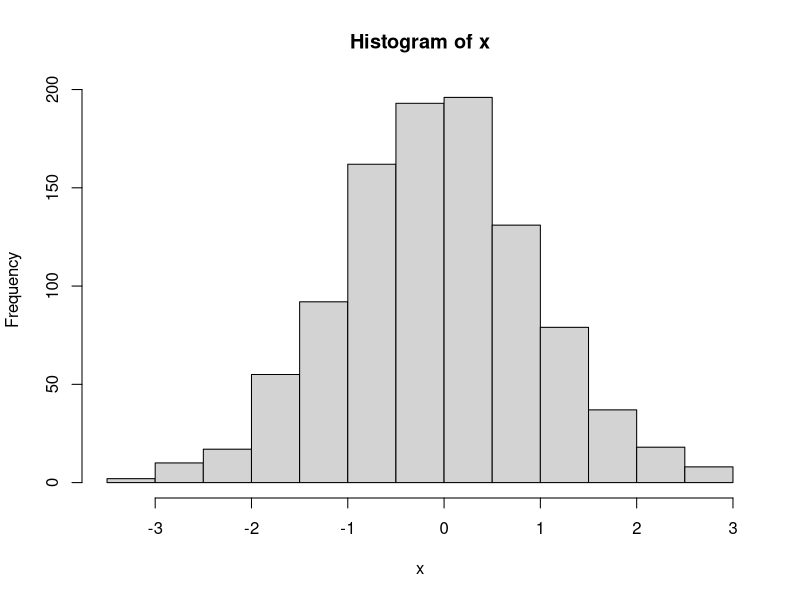
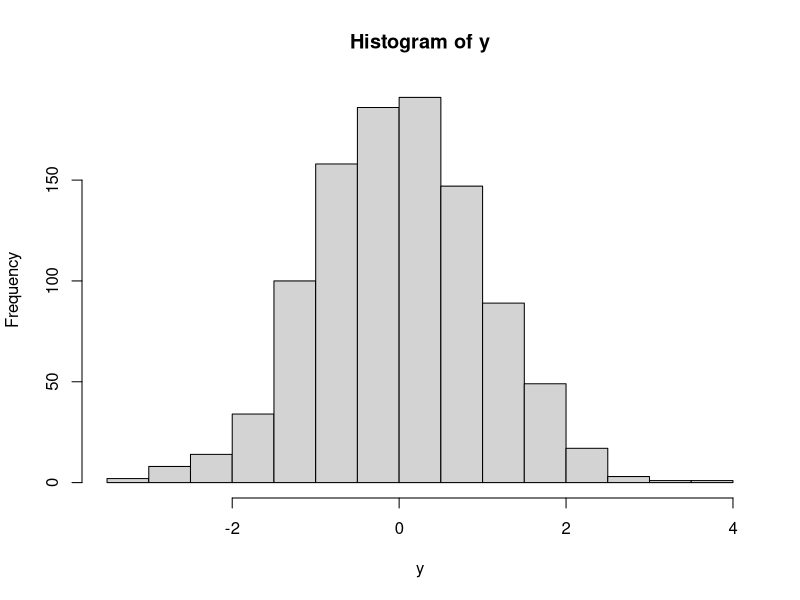
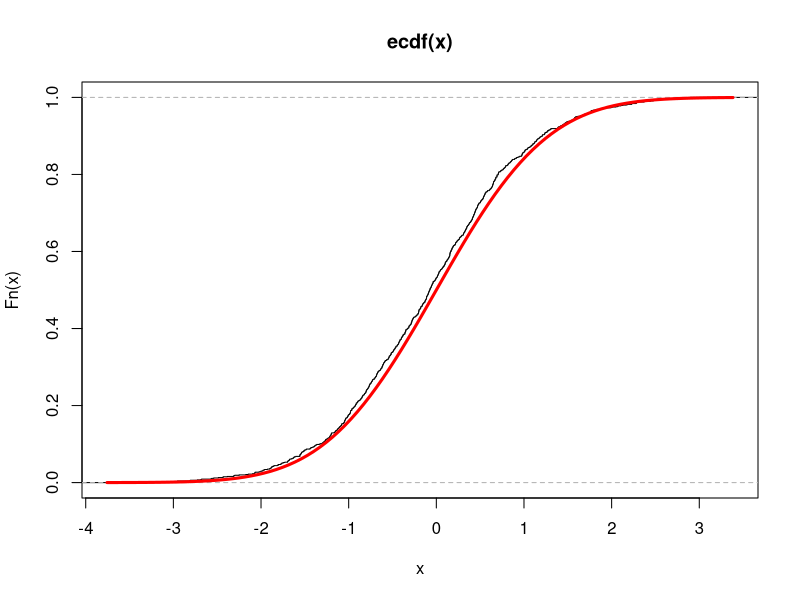
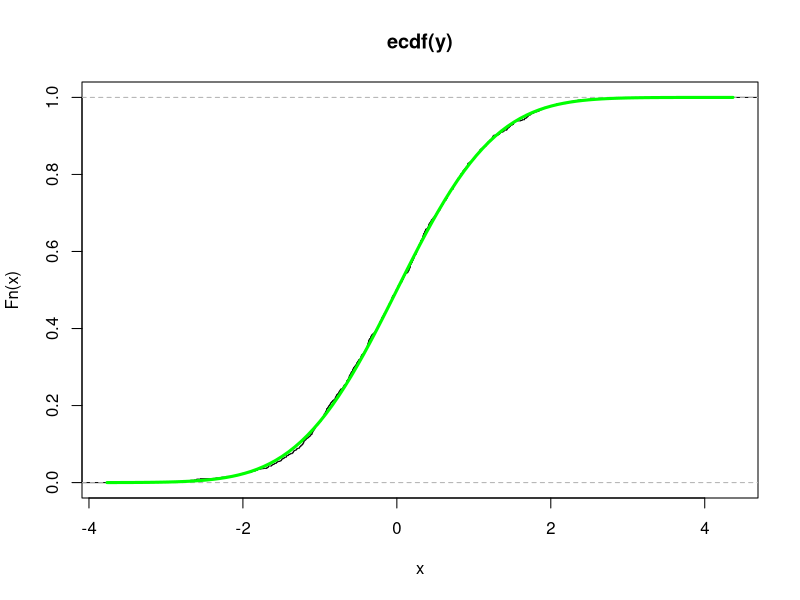
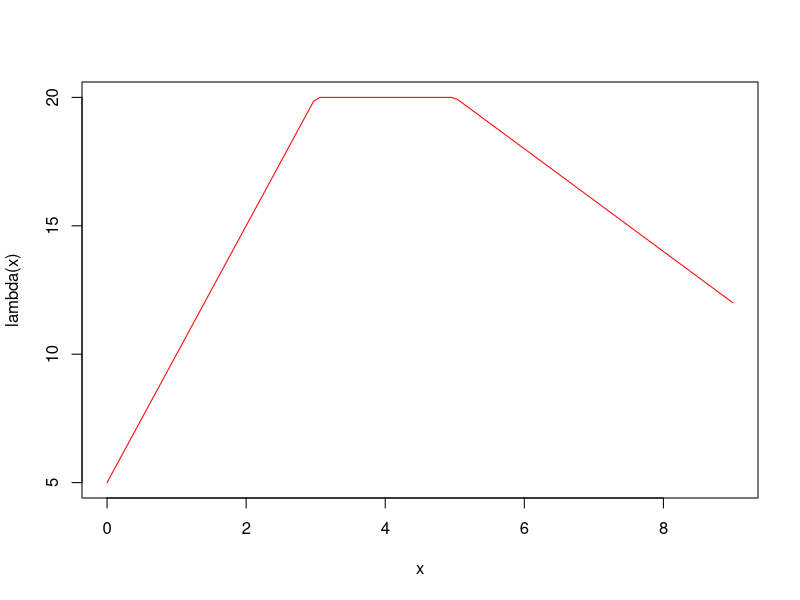
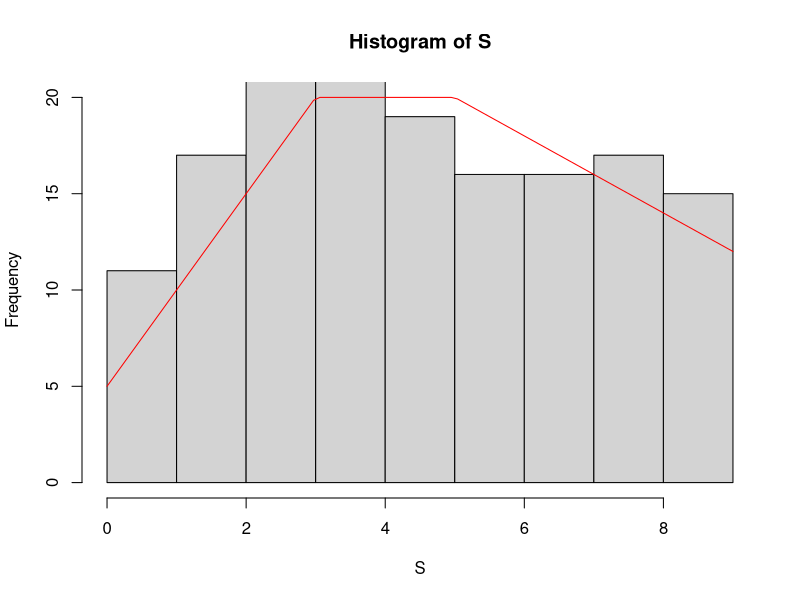
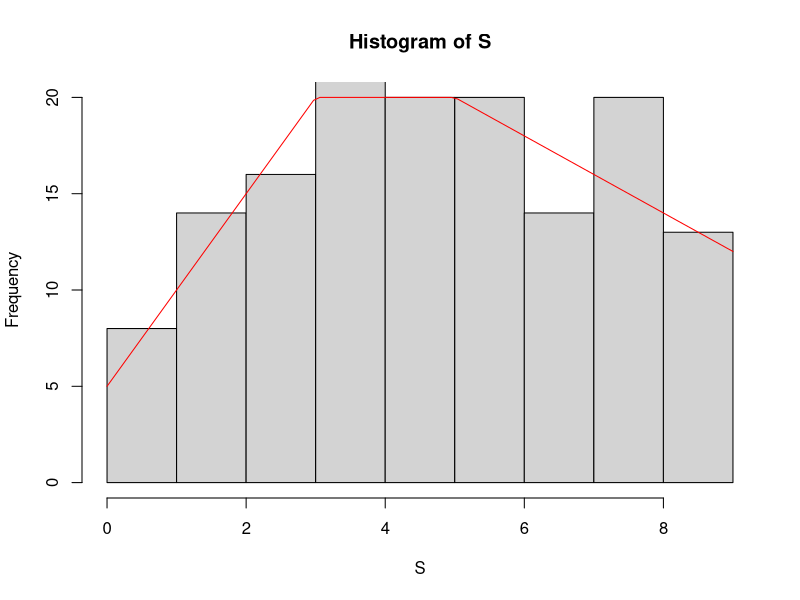

Write the R code that produced these figures, in order.
## ---- chunk 1
v1=numeric();v2=numeric();s=numeric();x=numeric();y=numeric()
i=1
while (i<=1000){
  #Se genera v1 y v2, que son variables aleatorias uniformes entre (-1,1)
  v1[i] <- (2*runif(1))-1
  v2[i] <- (2*runif(1))-1
  #Se calcula R^2=s, que a su vez se utiliza posteriormente como variable
  #aleatoria uniforme entre (0,1)
  s[i] <- v1[i]^2 + v2[i]^2 
  #Si se encuentra dentro del circulo unitario, se realiza el calculo
  if (s[i] <= 1){
    x[i]<- v1[i]*sqrt((-2*log(s[i]))/s[i])
    y[i]<- v2[i]*sqrt((-2*log(s[i]))/s[i])
    i=i+1
  }
}
  
## ---- chunk 2
hist(x)
## ---- chunk 3
hist(y)
## ---- chunk 4
ks.test(x,"pnorm")
plot(ecdf(x))
curve(pnorm(x),add=TRUE,col="red",lwd=3)
## ---- chunk 5
ks.test(y,"pnorm")
plot(ecdf(y))
curve(pnorm(x),add=TRUE,col="green",lwd=3)
## ---- chunk 6
#Contraste de correlación
cor.test(x,y)
## ---- chunk 7
lambda<-function(x)(5+5*x)*I(x<=3)+20*I(x>=3&x<=5)+(20-2*(x-5))*I(x>=5&x<=9)
curve(lambda(x),xlim=c(0,9),ylab="lambda(x)",col="red")
## ---- chunk 8
#Esta funcion hace el calculo con intervalos predefinidos para la funcion
#implementada previamente
poisson<-function(Tmax) {
  S<-vector()
  #Lambdas maximos para cada intervalo
  li= c(15,20,16)
  #Tiempo maximo de cada intervalo
  tj=c(2,6,9)
  #Se inicializan variables
  t<-0;J<-1;I<-0;k=2;flag=1;a<-1
      for (i in 1:1000) {   
                            #Se realiza po primera vez el calculo de x como
                            #variable exponencial
                            if(flag==1){u1<-runif(1);   X<-((-1/li[J])*log(u1))}
                            while(t+X<=tj[J]){
                              t=t+X; u2<-runif(1)
                              if(u2<=(lambda(t)/li[J])) {I<-I+1;S[I]<-t}
                              #Recalculo de la variable exponencial
                              u1<-runif(1);   X<-((-1/li[J])*log(u1));a<-a+1
                            }
                            
                              #Si se llega al ultimo intervalo, se sale
                              if(J==k+1){break}
                              #Se pasa al siguiente intervalo
                              X=(X-tj[J]+t)*li[J]/li[J+1];t=tj[J];J=J+1
                              flag=0
                            
                            
                           
                            
      }
    print("S")
    print(S)
    print("tasa de aceptación")
    print(length(S)/a)
    print("número medio de realizaciones")
    print(a/length(S))
    hist(S, breaks=9,ylim=c(0,20))
    curve(lambda(x),xlim=c(0,9),ylim=c(0,20),ylab="lambda(x)",col="red",add=TRUE)
  }

poisson(9)
## ---- chunk 9
#Esta funcion hace el calculo con k intervalos como parametro para la funcion
#lambda(s)
poisson<-function(Tmax,k,lambda) {
  #Se crea la secuencia de intervalos
  tj=seq(0,Tmax,by=Tmax/(k+1))
  li<-vector()
  #Se calcula lambda maximo para cada intervalo
  for (i in 1:(k+1)){
    li[i]=optimize(lambda,c(tj[i],tj[i+1]),maximum=TRUE)$objective
  }
  #Se ajusta tj para que solo tenga los valores maximos de cada intervalo 
  tj=seq(0,Tmax,by=Tmax/(k+1))[2:(k+2)]
  #Se inicializan variables
  S<-vector();t<-0;J<-1;I<-0;flag=1;a<-1
      for (i in 1:1000) {   
                            #Se realiza po primera vez el calculo de x como
                            #variable exponencial
                            if(flag==1){u1<-runif(1);   X<-((-1/li[J])*log(u1))}
                            while(t+X<=tj[J]){
                              t=t+X; u2<-runif(1)
                              if(u2<=(lambda(t)/li[J])) {I<-I+1;S[I]<-t}
                              #Recalculo de la variable exponencial
                              u1<-runif(1);   X<-((-1/li[J])*log(u1));a<-a+1
                            }
                            
                              #Si se llega al ultimo intervalo, se sale
                              if(J==k+1){break}
                              #Se pasa al siguiente intervalo
                              X=(X-tj[J]+t)*li[J]/li[J+1];t=tj[J];J=J+1
                              flag=0
                            
                            
                           
                            
      }
    print("S")
    print(S)
    print("tasa de aceptación")
    print(length(S)/a)
    print("número medio de realizaciones")
    print(a/length(S))
    hist(S, breaks=9,ylim=c(0,20))
    curve(lambda(x),xlim=c(0,9),ylim=c(0,20),ylab="lambda(x)",col="red",add=TRUE)
  }

poisson(9,9,lambda)
